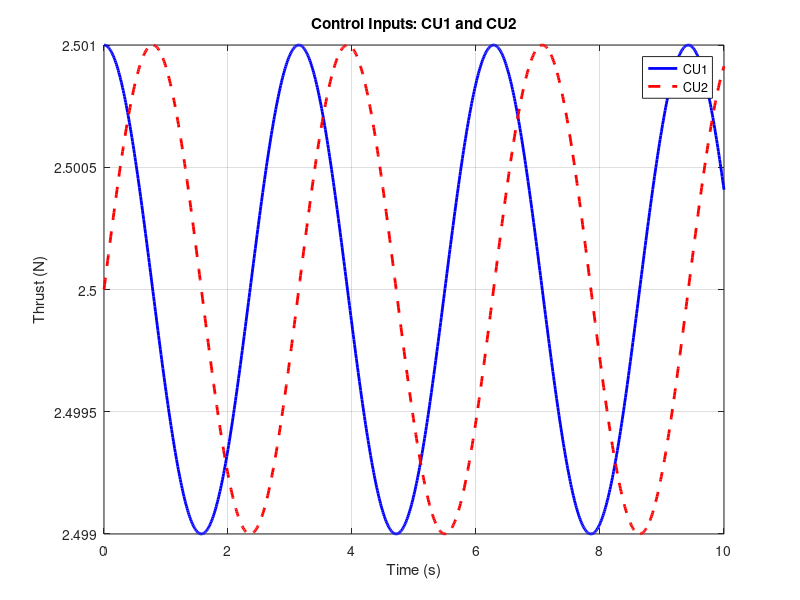

Write MATLAB code to recreate this figure. (Note: this script raises an error after producing the figure.)
clc;
clear; 
close all;

%%DEFINE VARIABLES
m = 0.5;         % mass [kg] 
r = 0.15;        % distance from center to rotors [m]
I = 0.005;       % moment of inertia [kg*m^2]
g = 9.81;        % gravity [m/s^2]
dt = 0.01;       % time step [s] 
theta = 0;       % angle [rads]
u1 = 2.45;       % force [N]
u2 = 2.45;       % force [N]

% Structure definition
rotor_data.m = m;
rotor_data.r = r;
rotor_data.I = I;
rotor_data.g = g;
rotor_data.dt = dt;
rotor_data.theta = theta;
rotor_data.u1 = u1;
rotor_data.u2 = u2;

t_max = 10;      % simulation duration [s]

% A matrix - System dynamics
A = [0  1  0  0   0   0;
     0  0  0  0   -cos(theta)*(u1+u2)/m   0;
     0  0  0  1   0   0;
     0  0  0  0   -sin(theta)*(u1+u2)/m   0;
     0  0  0  0   0   1;
     0  0  0  0   0   0];

% B matrix - Control input
B = [0       0;
     0       0;
     0       0;
     1/m     1/m;
     0       0;
     r/I     -r/I]; 

% C matrix - Measurements
C = [0  0  1  0  0  0;
     0  0  0  0  1  0;
     0  0  0  0  0  1];

D = zeros(3,2);  

%% STEP 3: CREATE STATE-SPACE OBJECT
quadrotor_sys = ss(A, B, C, D);


%% STEP 4: DEFINE TIME VECTOR
time = 0:dt:t_max;  

%% STEP 5: DEFINE CONTROL INPUTS
% Create CU1 and CU2 (time-varying control inputs)
CU1 = 2.5 + 0.001*cos(2*time);  
CU2 = 2.5 + 0.001*sin(2*time); 

% Combine for lsim
control_input = [CU1; CU2]';  

%% FIGURE 1: PLOT CONTROL INPUTS
figure(1);
plot(time, CU1, 'b-', 'LineWidth', 2); hold on;
plot(time, CU2, 'r--', 'LineWidth', 2);
xlabel('Time (s)');
ylabel('Thrust (N)');
title('Control Inputs: CU1 and CU2');
legend('CU1', 'CU2', 'Location', 'best');
grid on;

%% FIGURE 2: SYSTEM RESPONSE TO INPUTS
figure(2);
[output1, ~] = quadrotor_clean_physics_sim(A, C, control_input, time, rotor_data, []);
% system starts from zero

% Plot the outputs (measured states)
plot(time, output1(:,1), 'b-', 'LineWidth', 2); hold on;
plot(time, rad2deg(output1(:,2)), 'r-', 'LineWidth', 2);
plot(time, rad2deg(output1(:,3)), 'g-', 'LineWidth', 2);
xlabel('Time (s)');
ylabel('Output');
title('System Response to Control Inputs (Zero Initial Conditions)');
legend('y-position', 'theta', 'theta-dot', 'Location', 'best');
grid on;

%% FIGURE 3: PLOT OUTPUT DATA

% Add noise here. For now, it is identical to Figure 2

figure(3);
% This is the same as Figure 2 but showing the data extraction
[Ys, states1] = quadrotor_clean_physics_sim(A, C, control_input, time, rotor_data, []);

plot(time, Ys(:,1), 'b-', 'LineWidth', 2); hold on;
plot(time, rad2deg(Ys(:,2)), 'r-', 'LineWidth', 2);
plot(time, rad2deg(Ys(:,3)), 'g-', 'LineWidth', 2);
xlabel('Time (s)');
ylabel('Output');
title('Output Data: Ys vs Ti (Zero Initial Conditions)');
legend('y-measured', 'theta-measured', 'theta-dot-measured', 'Location', 'best');
grid on;

%% FIGURE 4: SYSTEM RESPONSE WITH INITIAL CONDITIONS
figure(4);

x0 = [0; 0; 1; 0; 0; 0];  % Start at x=0, y=1m, level hovering

%[Ys2, ~, states2] = lsim(quadrotor_sys, control_input, time, x0); - for
%linear systems
[Ys2, states2] = quadrotor_clean_physics_sim(A, C, control_input, time, rotor_data, x0);

% Plot all states to see complete evolution
subplot(2,1,1);
plot(time, states2(:,1), 'b-', 'LineWidth', 2); hold on;
plot(time, states2(:,3), 'r-', 'LineWidth', 2);
xlabel('Time (s)'); ylabel('Position (m)');
title('Quadrotor Position (With Initial Conditions)');
legend('x-position', 'y-position', 'Location', 'best'); grid on;

subplot(2,1,2);
plot(time, rad2deg(states2(:,5)), 'g-', 'LineWidth', 2);
xlabel('Time (s)'); ylabel('Angle (deg)');
title('Pitch Angle Evolution'); grid on;

disp('=== Overal MATRICES ===');
disp('States matrix with initial conditions (first 5 rows):');
state_names = {'x_pos', 'x_vel', 'y_pos', 'y_vel', 'theta', 'theta_dot'};
results_table = array2table([time', states2], 'VariableNames', ['Time', state_names]);
disp(results_table(1:5,:));

disp('Output matrix with initial conditions (first 5 rows):');
output_names = {'y_measured', 'theta_measured', 'theta_dot_measured'};
output_table = array2table([time', Ys2], 'VariableNames', ['Time', output_names]);
disp(output_table(1:5,:));

%% STEP 6: KALMAN FILTER (at least it is expected)

Kalman_prediction = zeros(6,length(time)); % System state by Kalman filter
Kalman_prediction(:,1) = x0;
R = eye(3)*10^-3; % Measurement noise variance
Q = eye(6)*10^-3; % Process noise variance
P0 = eye(6); % Initial variance

for i = 2:length(time)

   
    % Prediction stage
    F = eye(6)+dt*[0  1  0  0   0   0;
                   0  0  0  0   -cos(Kalman_prediction(5,i-1))*(control_input(i-1,1)+control_input(i-1,2))/m   0;
                   0  0  0  1   0   0;
                   0  0  0  0   -sin(Kalman_prediction(5,i-1))*(control_input(i-1,1)+control_input(i-1,2))/m   0;
                   0  0  0  0   0   1;
                   0  0  0  0   0   0]; % F matrix depends on the state, so this is the way
    x_est = F*Kalman_prediction(:,i-1);
    P_est = F * P0 * transpose(F) + Q; % P_i^-
   
    % Correction stage
    
    k = P_est * transpose(C) / (C * P0 * transpose(C)+R); % Kalman gain (6 by 3 matrix)
    Kalman_prediction(:,i) = (eye(6)-k * C) * x_est + k * transpose(Ys2(i,:));
    P0 = (eye(6) - k * C) * P_est; % Technically iteration stage, but it is united with the last correction step
end
%% FIGURE 5: Temporary display of Kalman filter results
figure(5)

subplot(2,1,1);
plot(time,Kalman_prediction(1,:), 'b-', 'LineWidth', 2); hold on;
plot(time, Kalman_prediction(3,:), 'r-', 'LineWidth', 2);
xlabel('Time (s)'); ylabel('Position (m)');
title('Quadrotor Position (With Initial Conditions) From Extended Kalman Filter');
legend('x-position', 'y-position', 'Location', 'best'); grid on;

subplot(2,1,2);
plot(time, rad2deg(Kalman_prediction(5,:)), 'g-', 'LineWidth', 2);
xlabel('Time (s)'); ylabel('Angle (deg)');
title('Pitch Angle Evolution'); grid on;

disp('=== Overal MATRICES ===');
disp('States matrix with initial conditions (first 5 rows):');
state_names = {'x_pos', 'x_vel', 'y_pos', 'y_vel', 'theta', 'theta_dot'};
results_table = array2table([time', states2], 'VariableNames', ['Time', state_names]);
disp(results_table(1:5,:));

disp('Output matrix with initial conditions (first 5 rows):');
output_names = {'y_measured', 'theta_measured', 'theta_dot_measured'};
output_table = array2table([time', Ys2], 'VariableNames', ['Time', output_names]);
disp(output_table(1:5,:));
